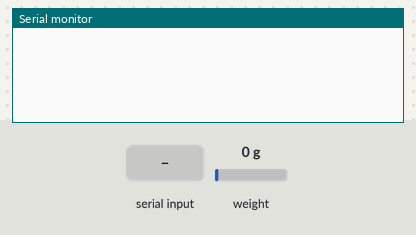
This sketch was run on a simulated Arduino Uno, built with avr-gcc and run on an emulated ATmega328P. Parts: the last lines printed to the serial monitor. The inputs (shaded band) are chosen by the test bench; at power-on: weight on the scale 0 g.

Above: at 2.2 s.
2.3 s: "1" received over the second serial link
At 3.2 s:
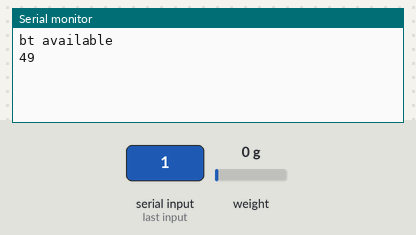
3.8 s: "0" received over the second serial link
At 4.3 s:
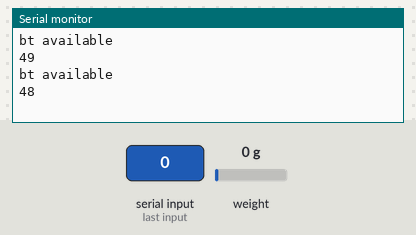
5.3 s: "2" received over the second serial link
At 6.7 s:
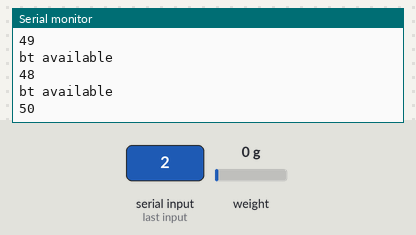

Measured:
- after the input at 2.3 s, the serial monitor: prints a new line at once (image 1)
- after the input at 3.8 s, the serial monitor: prints a new line at once (image 2)
- after the input at 5.3 s, the serial monitor: prints a new line at once (image 3)

The sketch:

Ration_shop_bt.ino
```cpp
#include <SoftwareSerial.h>
#include <HX711.h>

#define Calib_factor 24.25

SoftwareSerial BTserial(10, 11); // RX | TX
HX711 scale;
//int senval;
float weight;
int state;
int flag=0;

void setup()
{
 BTserial.begin(9600);
 Serial.begin(9600);
 scale.begin(A1,A2);
  scale.set_scale();
  scale.tare();
}


void loop() {
    if(BTserial.available()>0){
      state = BTserial.read();
      Serial.println("bt available");
      Serial.println(state);
      flag=0;
    if (state == 1){
      scale.set_scale(Calib_factor);//Adjust to this calibration factor
      weight= scale.get_units(10);
      BTserial.println(weight);
      Serial.println(weight);
      }
  }

      if(flag == 0){
       flag=1;
         }


    weight=0;

    BTserial.flush();
}
```
